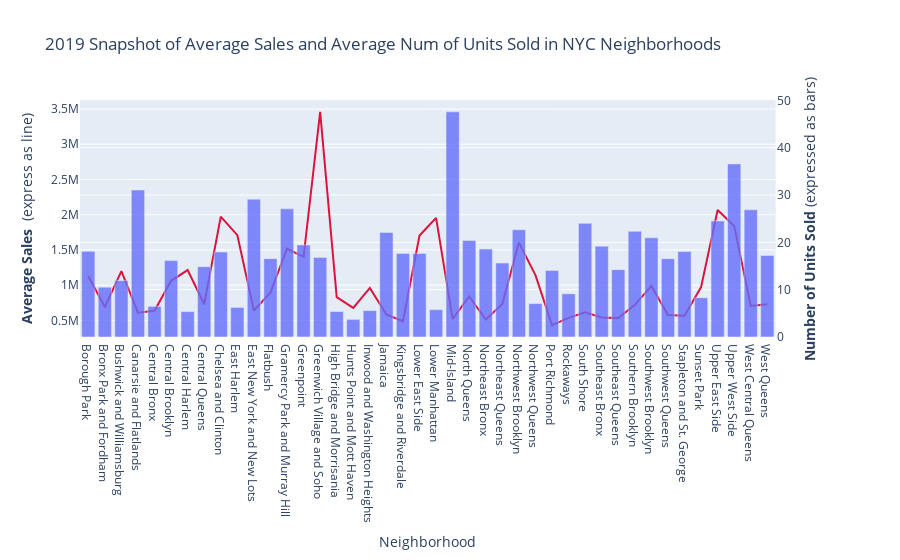

Notebook code for this chart:
### Code cell
fig1 = px.line(by_borough_2019, x=by_borough.index, y=by_borough["Average Sales"])
fig1.update_traces(line_color='#DC143C')

fig2 = px.bar(by_borough_2019, x=by_borough.index, y=by_borough["Num of Units Sold"],opacity=0.8)

# Create figure with secondary y-axis
fig = make_subplots(specs=[[{"secondary_y": True}]])

# Add traces
fig.add_trace(
    fig1.data[0],
    secondary_y=False,
)

fig.add_trace(
    fig2.data[0],
    secondary_y=True,
)

# Add figure title
fig.update_layout(
    title_text="2019 Snapshot of Average Sales and Average Num of Units Sold in NYC Neighborhoods"
    , height=600
)

# Set x-axis title
fig.update_xaxes(title_text="Neighborhood")

# Set y-axes titles
fig.update_yaxes(title_text="<b>Average Sales </b> (express as line)", secondary_y=False)
fig.update_yaxes(title_text="<b>Number of Units Sold</b> (expressed as bars)", secondary_y=True)

fig.show()

### Figure 1 — Plotly figure (JSON) as saved in the notebook; plotly's stock layout.template omitted (floating-point values rounded to 4 significant figures)
{"data": [{"hovertemplate": "x=%{x}<br>y=%{y}<extra></extra>", "legendgroup": "", "line": {"color": "#DC143C", "dash": "solid"}, "mode": "lines", "name": "", "showlegend": false, "type": "scatter", "x": ["Borough Park", "Bronx Park and Fordham", "Bushwick and Williamsburg", "Canarsie and Flatlands", "Central Bronx", "Central Brooklyn", "Central Harlem", "Central Queens", "Chelsea and Clinton", "East Harlem", "East New York and New Lots", "Flatbush", "Gramercy Park and Murray Hill", "Greenpoint", "Greenwich Village and Soho", "High Bridge and Morrisania", "Hunts Point and Mott Haven", "Inwood and Washington Heights", "Jamaica", "Kingsbridge and Riverdale", "Lower East Side", "Lower Manhattan", "Mid-Island", "North Queens", "Northeast Bronx", "Northeast Queens", "Northwest Brooklyn", "Northwest Queens", "Port Richmond", "Rockaways", "South Shore", "Southeast Bronx", "Southeast Queens", "Southern Brooklyn", "Southwest Brooklyn", "Southwest Queens", "Stapleton and St. George", "Sunset Park", "Upper East Side", "Upper West Side", "West Central Queens", "West Queens"], "xaxis": "x", "y": [1130000.0, 688400.0, 1198000.0, 607800.0, 634100.0, 1061000.0, 1214000.0, 727700.0, 1972000.0, 1709000.0, 637700.0, 894200.0, 1516000.0, 1401000.0, 3460000.0, 828400.0, 675900.0, 959300.0, 581700.0, 486200.0, 1703000.0, 1955000.0, 519600.0, 837900.0, 511400.0, 733300.0, 1602000.0, 1141000.0, 431100.0, 534600.0, 612300.0, 540900.0, 531100.0, 719900.0, 986700.0, 575600.0, 563500.0, 971400.0, 2067000.0, 1840000.0, 704300.0, 729400.0], "yaxis": "y"}, {"alignmentgroup": "True", "hovertemplate": "x=%{x}<br>y=%{y}<extra></extra>", "legendgroup": "", "marker": {"color": "#636efa", "opacity": 0.8}, "name": "", "offsetgroup": "", "orientation": "v", "showlegend": false, "textposition": "auto", "type": "bar", "x": ["Borough Park", "Bronx Park and Fordham", "Bushwick and Williamsburg", "Canarsie and Flatlands", "Central Bronx", "Central Brooklyn", "Central Harlem", "Central Queens", "Chelsea and Clinton", "East Harlem", "East New York and New Lots", "Flatbush", "Gramercy Park and Murray Hill", "Greenpoint", "Greenwich Village and Soho", "High Bridge and Morrisania", "Hunts Point and Mott Haven", "Inwood and Washington Heights", "Jamaica", "Kingsbridge and Riverdale", "Lower East Side", "Lower Manhattan", "Mid-Island", "North Queens", "Northeast Bronx", "Northeast Queens", "Northwest Brooklyn", "Northwest Queens", "Port Richmond", "Rockaways", "South Shore", "Southeast Bronx", "Southeast Queens", "Southern Brooklyn", "Southwest Brooklyn", "Southwest Queens", "Stapleton and St. George", "Sunset Park", "Upper East Side", "Upper West Side", "West Central Queens", "West Queens"], "xaxis": "x", "y": [18.1, 10.53, 11.91, 31.06, 6.472, 16.15, 5.364, 14.86, 17.97, 6.25, 29.12, 16.56, 27.08, 19.46, 16.81, 5.389, 3.721, 5.576, 22.1, 17.67, 17.67, 5.773, 47.58, 20.42, 18.59, 15.62, 22.67, 7.056, 14.03, 9.117, 24.02, 19.19, 14.23, 22.33, 20.97, 16.56, 18.06, 8.292, 24.53, 36.58, 26.9, 17.24], "yaxis": "y2"}], "layout": {"autosize": true, "title": {"text": "2019 Snapshot of Average Sales and Average Num of Units Sold in NYC Neighborhoods"}, "xaxis": {"anchor": "y", "autorange": true, "domain": [0, 0.94], "range": [-0.5, 41.5], "title": {"text": "Neighborhood"}, "type": "category"}, "yaxis": {"anchor": "x", "autorange": true, "domain": [0, 1], "range": [262800.0, 3629000.0], "title": {"text": "<b>Average Sales </b> (express as line)"}, "type": "linear"}, "yaxis2": {"anchor": "x", "autorange": true, "overlaying": "y", "range": [0, 50.09], "side": "right", "title": {"text": "<b>Number of Units Sold</b> (expressed as bars)"}, "type": "linear"}}}
